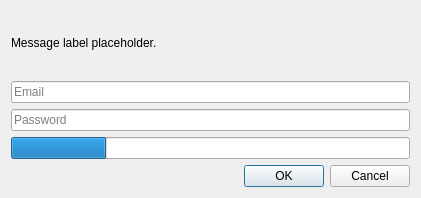
<?xml version="1.0" encoding="UTF-8"?>
<ui version="4.0">
 <class>ElybyLoginDialog</class>
 <widget class="QDialog" name="ElybyLoginDialog">
  <property name="geometry">
   <rect>
    <x>0</x>
    <y>0</y>
    <width>421</width>
    <height>198</height>
   </rect>
  </property>
  <property name="sizePolicy">
   <sizepolicy hsizetype="Fixed" vsizetype="Fixed">
    <horstretch>0</horstretch>
    <verstretch>0</verstretch>
   </sizepolicy>
  </property>
  <property name="windowTitle">
   <string>Add Account</string>
  </property>
  <layout class="QVBoxLayout" name="verticalLayout">
   <item>
    <widget class="QLabel" name="label">
     <property name="text">
      <string notr="true">Message label placeholder.</string>
     </property>
     <property name="textFormat">
      <enum>Qt::RichText</enum>
     </property>
     <property name="textInteractionFlags">
      <set>Qt::LinksAccessibleByKeyboard|Qt::LinksAccessibleByMouse|Qt::TextBrowserInteraction|Qt::TextSelectableByKeyboard|Qt::TextSelectableByMouse</set>
     </property>
    </widget>
   </item>
   <item>
    <widget class="QLineEdit" name="userTextBox">
     <property name="placeholderText">
      <string>Email</string>
     </property>
    </widget>
   </item>
   <item>
    <widget class="QLineEdit" name="passTextBox">
     <property name="echoMode">
      <enum>QLineEdit::Password</enum>
     </property>
     <property name="placeholderText">
      <string>Password</string>
     </property>
    </widget>
   </item>
   <item>
    <widget class="QProgressBar" name="progressBar">
     <property name="value">
      <number>24</number>
     </property>
     <property name="textVisible">
      <bool>false</bool>
     </property>
    </widget>
   </item>
   <item>
    <widget class="QDialogButtonBox" name="buttonBox">
     <property name="orientation">
      <enum>Qt::Horizontal</enum>
     </property>
     <property name="standardButtons">
      <set>QDialogButtonBox::Cancel|QDialogButtonBox::Ok</set>
     </property>
    </widget>
   </item>
  </layout>
 </widget>
 <resources/>
 <connections/>
</ui>
